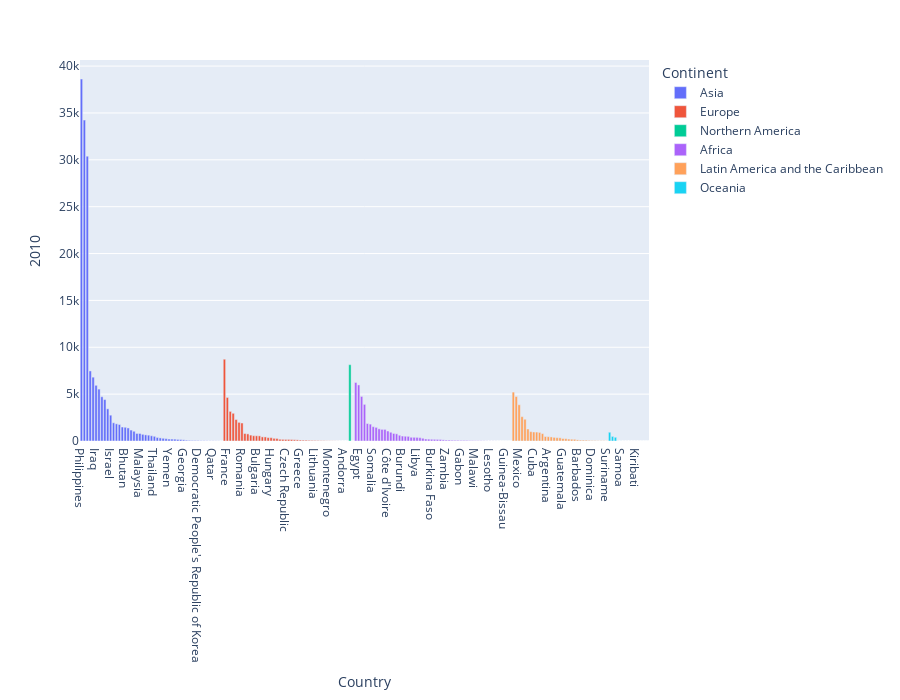

Source (notebook cell):
### Code cell
can2010 = canada.sort_values(by='2010',ascending=False)
px.bar(can2010, x=can2010.index, y='2010', color='Continent',height=700)
# px.bar use to value moving graph
# (can2010, mention here year
# x=can2010.index, define x axis value
#  y='2010', define y axis value
# color='Continent',height=700)

### Figure 1 — Plotly figure (JSON) as saved in the notebook; plotly's stock layout.template omitted (floating-point values rounded to 4 significant figures)
{"data": [{"alignmentgroup": "True", "hovertemplate": "Continent=Asia<br>Country=%{x}<br>2010=%{y}<extra></extra>", "legendgroup": "Asia", "marker": {"color": "#636efa", "pattern": {"shape": ""}}, "name": "Asia", "offsetgroup": "Asia", "orientation": "v", "showlegend": true, "textposition": "auto", "type": "bar", "x": ["Philippines", "India", "China", "Iran (Islamic Republic of)", "Pakistan", "Iraq", "Republic of Korea", "Bangladesh", "Sri Lanka", "Lebanon", "Israel", "Viet Nam", "Jordan", "Afghanistan", "Turkey", "Bhutan", "Nepal", "Japan", "Syrian Arab Republic", "Singapore", "Malaysia", "Indonesia", "State of Palestine", "China, Hong Kong Special Administrative Region", "Myanmar", "Thailand", "Kazakhstan", "Saudi Arabia", "Uzbekistan", "Armenia", "Yemen", "Azerbaijan", "Cambodia", "Mongolia", "Kyrgyzstan", "Georgia", "United Arab Emirates", "Kuwait", "Lao People's Democratic Republic", "Tajikistan", "Democratic People's Republic of Korea", "Turkmenistan", "Bahrain", "China, Macao Special Administrative Region", "Cyprus", "Qatar", "Oman", "Brunei Darussalam", "Maldives"], "xaxis": "x", "y": [38617, 34235, 30391, 7477, 6811, 5941, 5537, 4721, 4422, 3432, 2755, 1942, 1831, 1758, 1492, 1464, 1392, 1168, 1039, 805, 802, 712, 654, 623, 556, 499, 377, 330, 289, 252, 211, 209, 200, 169, 157, 126, 86, 67, 54, 52, 45, 30, 28, 21, 18, 18, 14, 12, 4], "yaxis": "y"}, {"alignmentgroup": "True", "hovertemplate": "Continent=Europe<br>Country=%{x}<br>2010=%{y}<extra></extra>", "legendgroup": "Europe", "marker": {"color": "#EF553B", "pattern": {"shape": ""}}, "name": "Europe", "offsetgroup": "Europe", "orientation": "v", "showlegend": true, "textposition": "auto", "type": "bar", "x": ["United Kingdom of Great Britain and Northern Ireland", "France", "Ukraine", "Germany", "Russian Federation", "Republic of Moldova", "Romania", "Poland", "Netherlands", "Portugal", "Albania", "Bulgaria", "Ireland", "Belarus", "Italy", "Belgium", "Hungary", "Switzerland", "Serbia", "The former Yugoslav Republic of Macedonia", "Spain", "Czech Republic", "Bosnia and Herzegovina", "Sweden", "Slovakia", "Austria", "Greece", "Denmark", "Croatia", "Latvia", "Finland", "Lithuania", "Norway", "Iceland", "Estonia", "Malta", "Montenegro", "Slovenia", "Luxembourg", "Monaco", "San Marino", "Andorra", "Liechtenstein"], "xaxis": "x", "y": [8724, 4646, 3159, 2956, 2288, 1988, 1922, 795, 759, 629, 561, 556, 547, 438, 434, 363, 354, 285, 271, 188, 174, 168, 168, 159, 135, 124, 101, 92, 91, 70, 63, 57, 46, 30, 28, 17, 14, 12, 8, 4, 1, 0, 0], "yaxis": "y"}, {"alignmentgroup": "True", "hovertemplate": "Continent=Northern America<br>Country=%{x}<br>2010=%{y}<extra></extra>", "legendgroup": "Northern America", "marker": {"color": "#00cc96", "pattern": {"shape": ""}}, "name": "Northern America", "offsetgroup": "Northern America", "orientation": "v", "showlegend": true, "textposition": "auto", "type": "bar", "x": ["United States of America", "Canada"], "xaxis": "x", "y": [8142, 0], "yaxis": "y"}, {"alignmentgroup": "True", "hovertemplate": "Continent=Africa<br>Country=%{x}<br>2010=%{y}<extra></extra>", "legendgroup": "Africa", "marker": {"color": "#ab63fa", "pattern": {"shape": ""}}, "name": "Africa", "offsetgroup": "Africa", "orientation": "v", "showlegend": true, "textposition": "auto", "type": "bar", "x": ["Morocco", "Egypt", "Algeria", "Nigeria", "Ethiopia", "Cameroon", "Somalia", "Mauritius", "Tunisia", "Democratic Republic of the Congo", "South Africa", "Côte d'Ivoire", "Eritrea", "Ghana", "Senegal", "Sudan", "Burundi", "Kenya", "Zimbabwe", "Rwanda", "Guinea", "Libya", "Togo", "Benin", "Uganda", "United Republic of Tanzania", "Burkina Faso", "Madagascar", "Mali", "Liberia", "Djibouti", "Zambia", "Chad", "Niger", "Congo", "Mauritania", "Gabon", "Sierra Leone", "Angola", "Botswana", "Gambia", "Malawi", "Central African Republic", "Comoros", "Namibia", "Seychelles", "Lesotho", "Mozambique", "Equatorial Guinea", "Swaziland", "Cabo Verde", "Guinea-Bissau", "Sao Tome and Principe", "Western Sahara"], "xaxis": "x", "y": [6242, 5982, 4752, 3906, 1865, 1800, 1528, 1455, 1299, 1239, 1238, 1066, 931, 802, 765, 612, 529, 507, 494, 396, 395, 384, 354, 290, 216, 200, 186, 178, 170, 162, 123, 102, 98, 80, 75, 74, 64, 63, 61, 42, 37, 28, 26, 22, 16, 10, 7, 7, 4, 3, 3, 2, 2, 0], "yaxis": "y"}, {"alignmentgroup": "True", "hovertemplate": "Continent=Latin America and the Caribbean<br>Country=%{x}<br>2010=%{y}<extra></extra>", "legendgroup": "Latin America and the Caribbean", "marker": {"color": "#FFA15A", "pattern": {"shape": ""}}, "name": "Latin America and the Caribbean", "offsetgroup": "Latin America and the Caribbean", "orientation": "v", "showlegend": true, "textposition": "auto", "type": "bar", "x": ["Colombia", "Haiti", "Mexico", "Brazil", "Jamaica", "Peru", "Venezuela (Bolivarian Republic of)", "Cuba", "Guyana", "Trinidad and Tobago", "El Salvador", "Dominican Republic", "Argentina", "Saint Vincent and the Grenadines", "Honduras", "Ecuador", "Chile", "Guatemala", "Saint Lucia", "Grenada", "Costa Rica", "Bolivia (Plurinational State of)", "Barbados", "Nicaragua", "Uruguay", "Paraguay", "Panama", "Dominica", "Belize", "Antigua and Barbuda", "Bahamas", "Saint Kitts and Nevis", "Suriname"], "xaxis": "x", "y": [5218, 4744, 3865, 2598, 2321, 1283, 998, 961, 953, 915, 787, 479, 459, 434, 386, 353, 340, 266, 249, 208, 190, 180, 121, 94, 93, 89, 65, 43, 39, 27, 25, 22, 13], "yaxis": "y"}, {"alignmentgroup": "True", "hovertemplate": "Continent=Oceania<br>Country=%{x}<br>2010=%{y}<extra></extra>", "legendgroup": "Oceania", "marker": {"color": "#19d3f3", "pattern": {"shape": ""}}, "name": "Oceania", "offsetgroup": "Oceania", "orientation": "v", "showlegend": true, "textposition": "auto", "type": "bar", "x": ["Australia", "New Zealand", "Fiji", "Tonga", "Samoa", "Papua New Guinea", "Vanuatu", "American Samoa", "Palau", "Kiribati", "Tuvalu", "Marshall Islands", "Nauru", "New Caledonia"], "xaxis": "x", "y": [933, 490, 398, 5, 5, 3, 0, 0, 0, 0, 0, 0, 0, 0], "yaxis": "y"}], "layout": {"barmode": "relative", "height": 700, "legend": {"title": {"text": "Continent"}, "tracegroupgap": 0}, "margin": {"t": 60}, "xaxis": {"anchor": "y", "domain": [0, 1], "title": {"text": "Country"}}, "yaxis": {"anchor": "x", "domain": [0, 1], "title": {"text": "2010"}}}}
